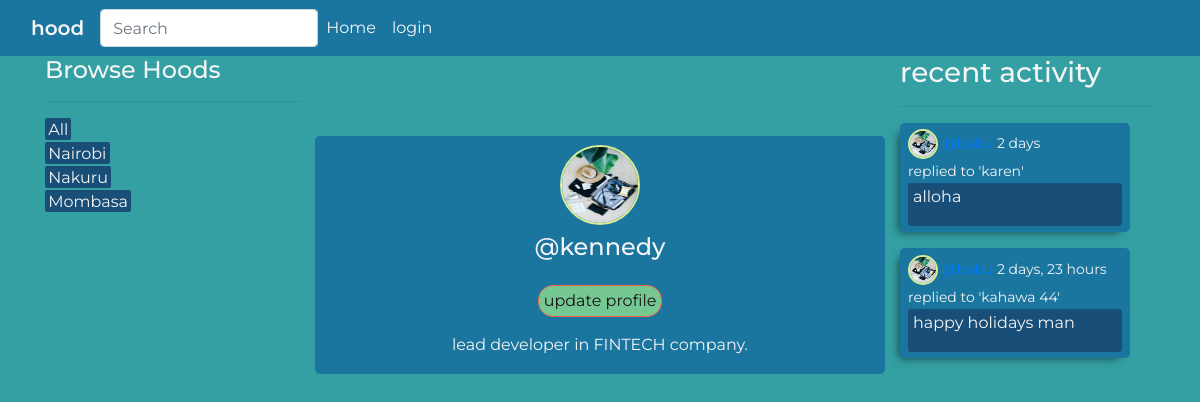
Page /profile/1/ on the earlier database version.
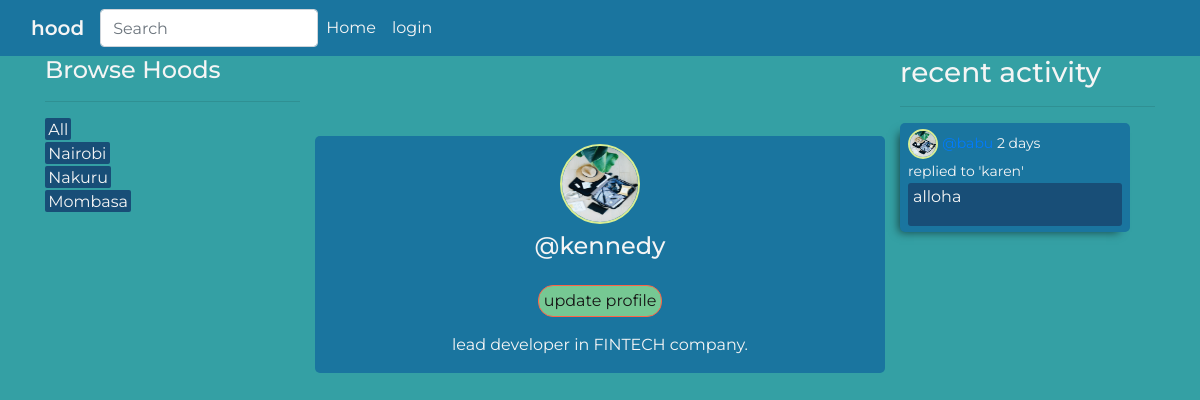
Same page on the later database version.
### app/models.py (models this page shows, shortened)
class Location(models.Model):
    name = models.CharField(max_length=200)

class User(AbstractUser):
    name = models.CharField(max_length=200, null=True)
    email = models.EmailField(unique=True, null=True)
    bio = models.TextField(null=True)
    profile_pic = models.ImageField(null=True, default='user.png')
    USERNAME_FIELD = 'email'
    REQUIRED_FIELDS = []

class Post(models.Model):
    user = models.ForeignKey(User, on_delete=models.CASCADE)
    hood = models.ForeignKey(Hood, on_delete=models.CASCADE)
    body = models.TextField()
    updated = models.DateTimeField(auto_now=True)
    created = models.DateTimeField(auto_now_add=True)
    class Meta:
        ordering = ['-updated', '-created']
    def __str__(self):
        return self.body[0:50]

class Hood(models.Model):
    host = models.ForeignKey(User, on_delete=models.SET_NULL, null=True)
    name = models.CharField(max_length=100)
    location = models.ForeignKey(Location, on_delete=models.SET_NULL, null=True)
    occupants = models.ManyToManyField(User, related_name='occupants', blank=True)
    updated = models.DateTimeField(auto_now=True)
    created = models.DateTimeField(auto_now_add=True)
    description = models.TextField(null=True)
    fire_department = models.IntegerField(null=True)
    hospital_contact = models.IntegerField(null=True)
    security_department = models.IntegerField(null=True)
    biashara = models.ManyToManyField('Business', related_name='biashara', blank=True)
    class Meta:
        ordering = ['-updated', '-created']
    def __str__(self):
        return self.name

### app/views.py (the view)
# urls.py: path('profile/<int:pk>/', views.userProfile, name='user_profile'),
def userProfile(request , pk):
    user = User.objects.get(id=pk)
    hoods = user.hood_set.all()
    posts = user.post_set.all()
    locations = Location.objects.all()
    context = {
        'user':user,
        'hoods':hoods,
        'posts':posts,
        'locations':locations
    }
    return render(request, 'app/profile.html', context)

### app/templates/app/profile.html
{% extends 'base.html' %}
{% block content %}
<div class='profile-container container'>
    <div class="row">
        <div class="col-md-3">
            {% include 'app/location_component.html' %}
        </div>
        <div class="col-md-6 profile-col">
            <div class="user-profile my-2">
                <img src="{{ user.profile_pic.url }}" alt="">
            </div>
            <h4>@{{ user.username }}</h4>
            <a class='my-3' href="{% url 'update_user' %}">update profile</a>
            <p>{{ user.bio }} </p>
        </div>
        <div class="col-md-3">
            {% include 'app/activity_component.html' %}
        </div>
    </div>
</div>
{% endblock %}

### app/templates/base.html (shortened to what this page needs)
{% load bootstrap4 %}
{% load static %}
<!DOCTYPE html>
<html lang="en">
<head>
    {% block styles %}
        {% bootstrap_css %}
        <link rel="stylesheet" href="{% static 'styles/main.css' %}">
    {% endblock %}
</head>
<body>
    {% include 'navbar.html' %}
    {% block content %}
    {% endblock %}
</body>
</html>

### app/templates/navbar.html (shortened to what this page needs)
<nav class="navbar navbar-expand-lg">
    <div class="container-fluid">
      <a class="navbar-brand" href="{% url 'home' %}">hood</a>
        <form class="d-flex" action="{% url 'home' %}" method="GET">
            <input class="form-control me-2" name='q' type="search" placeholder="Search" aria-label="Search">
        </form>
      <div class="collapse navbar-collapse" id="navbarNavDropdown">
        <ul class="navbar-nav mr-auto">
          <li class="nav-item">
            <a class="nav-link active" aria-current="page" href="{% url 'home' %}">Home</a>
          </li>
          {% if request.user.is_authenticated %}
          <li class="nav-item">
            <a class="nav-link" href="{% url 'logout' %}">logout</a>
          </li>
          <li>
            <a href="{% url 'user_profile' user.id %}" class="nav-link">hello, {{ user.username }}</a>
          </li>
          {% else %}
          <li class="nav-item">
            <a class="nav-link" href="{% url 'login' %}">login</a>
          </li>
          {% endif %}
        </ul>
      </div>
    </div>
  </nav>

### app/templates/app/location_component.html
<h4>Browse Hoods</h4>
<hr>
<div class="locale-name">
    <a href="{% url 'home' %}">All</a>
</div>
{% for locale in locations %}
    <div class="locale-name">
        <a href="{% url 'home' %}?q={{ locale.name }}">{{ locale.name }}</a>
    </div>
{% endfor %}

### app/templates/app/activity_component.html (shortened to what this page needs)
<h3>recent activity</h3>
<hr>
{% for post in posts %}
    <div class="post-activity my-3">
        <div class="user-profile">
            <img src="{{ post.user.profile_pic.url }}" alt="">
            <small><a href="{% url 'user_profile' post.user.id %}">@{{ post.user.name }}</a> {{ post.created | timesince }}</small>
        </div>
        <small>replied to '{{ post.hood }}'</small>
        <div class="paragraph">
            <p>{{ post }}</p>
        </div>
    </div>
{% endfor %}

### static/styles/main.css (style rules this page uses)
:root { --avocado-green: #D9ED92; --moss-green: #76C893; --duck-blue: #34A0A4; --antwerp-blue: #1A759F; --puprle-hue: #184E77; }
body { background-color: var(--duck-blue); font-family: 'Montserrat', sans-serif; color: whitesmoke; }
body > nav { background-color: var(--antwerp-blue); color: whitesmoke; }
body > nav > div > a { color: whitesmoke; font-weight: 600; }
#navbarNavDropdown > ul > li > a { color: whitesmoke; }
.locale-name a { background-color: var(--puprle-hue); padding: .1rem .2rem; margin-bottom: .5rem; color: whitesmoke; border-radius: 2px; }
.user-profile img { width: 30px; height: 30px; border-radius: 50px; border: 2px solid var(--avocado-green); }
.post-activity { width: 90%; padding: .4rem .5rem; flex-direction: column; border-radius: 5px; background-color: var(--antwerp-blue); box-shadow: -6px 5px 9px -5px rgba(0,0,0,0.6); -webkit-box-shadow: -6px 5px 9px -5px rgba(0,0,0,0.6); -moz-box-shadow: -6px 5px 9px -5px rgba(0,0,0,0.6); }
.paragraph { background-color: var(--puprle-hue); padding: 2px 1px 1px 5px; border-radius: 3px; }
.profile-col { display: flex; align-content: center; flex-direction: column; justify-content: center; align-items: center; background-color:var(--antwerp-blue); border-radius: 5px; margin-top: 5rem; }
.profile-col a { color: rgb(22, 22, 22); background-color: var(--moss-green); border-radius: 15px; padding: 3px 5px; border: 1px solid tomato; }
.profile-col img { width: 80px; height: 80px; }
@media only screen and (min-width: 768px) { .col-md-3 { width: auto; } }

Differences in the rows shown:
removed Post: user.profile_pic (picture), created "2 days, 23 hours", hood "kahawa 44", body "happy holidays man"
